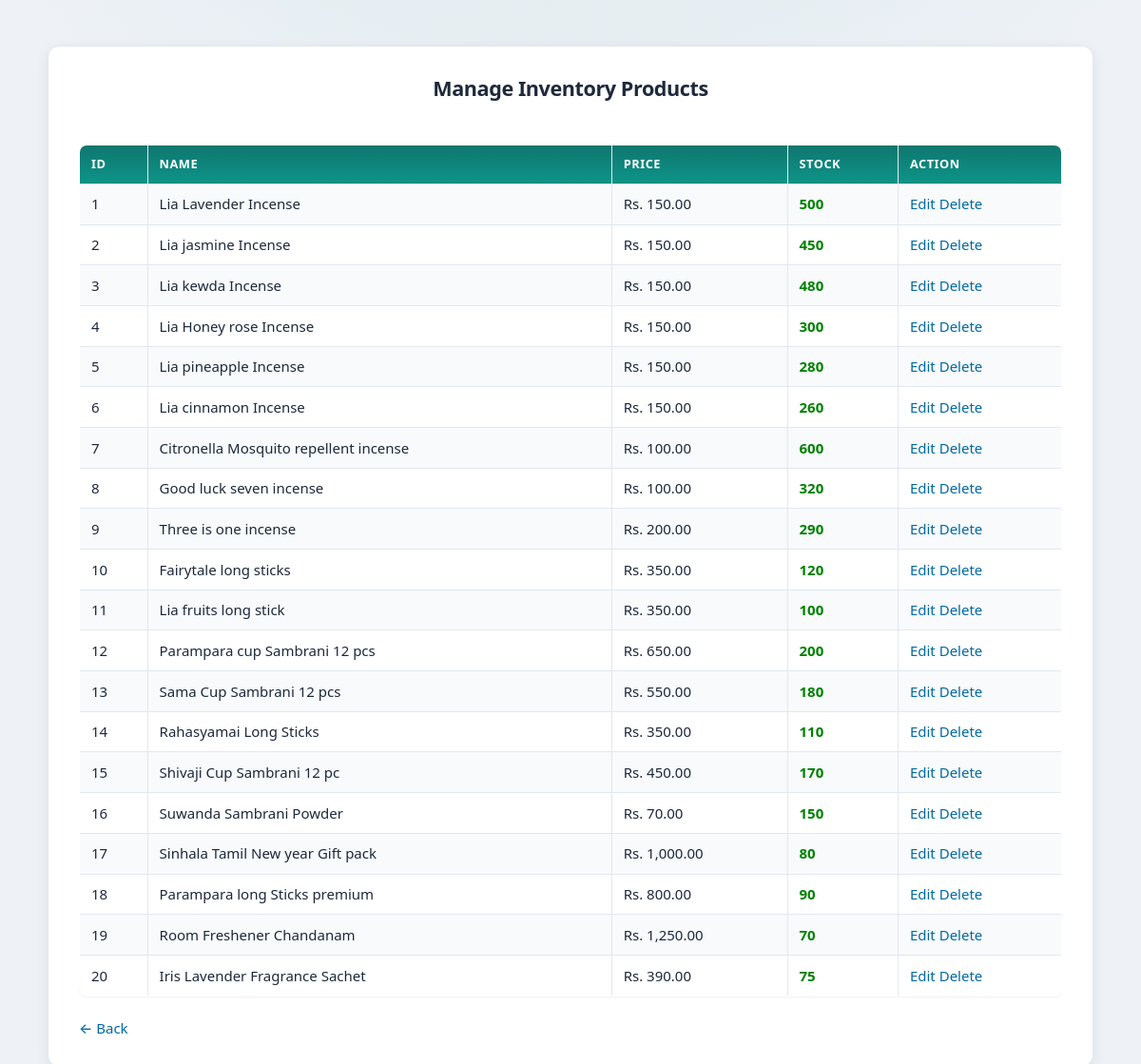
The page /manage_products_inventory.php (signed in) on the database its author committed.
### tables this page shows
CREATE TABLE IF NOT EXISTS `product` (
  `product_id` int NOT NULL AUTO_INCREMENT,
  `product_name` varchar(100) NOT NULL,
  `unit_price` decimal(10,2) NOT NULL,
  `category_id` int NOT NULL,
  `status` varchar(20) DEFAULT 'active',
  PRIMARY KEY (`product_id`),
  UNIQUE KEY `product_name` (`product_name`),
  KEY `category_id` (`category_id`)
);

### manage_products_inventory.php (the view, shortened to what this page needs)
<?php
include 'includes/config.php';
$result = mysqli_query($conn, "
SELECT
    p.product_id,
    p.product_name,
    p.unit_price,
    COALESCE(i.stock_quantity, 0) AS stock
FROM product p
LEFT JOIN inventory i ON p.product_id = i.product_id
WHERE p.status = 'active'
ORDER BY p.product_id ASC
");
?>
<!DOCTYPE html>
<html>
<head>
    <link rel="stylesheet" href="style.css">
</head>
<body>
<div class="login-box">
<h2>Manage Inventory Products</h2>
<br>
<table border="1" width="100%">
<tr>
    <th>ID</th>
    <th>Name</th>
    <th>Price</th>
    <th>Stock</th>
    <th>Action</th>
</tr>
<?php while($row = mysqli_fetch_assoc($result)): ?>
<tr>
    <td><?= $row['product_id']; ?></td>
    <td><?= htmlspecialchars($row['product_name']); ?></td>
    <td>Rs. <?= number_format($row['unit_price'], 2); ?></td>
    <td>
        <?php
        $stock = (int)$row['stock'];
        if($stock == 0){
            echo "<span class='low'>Out (0)</span>";
        }
        elseif($stock <= 10){
            echo "<span class='low'>Low ($stock)</span>";
        }
        elseif($stock <= 30){
            echo "<span class='medium'>$stock</span>";
        }
        else{
            echo "<span class='good'>$stock</span>";
        }
        ?>
    </td>
    <td>
        <a href="edit_product.php?id=<?= $row['product_id']; ?>">Edit</a>
        <a href="delete_product.php?id=<?= $row['product_id']; ?>"
           onclick="return confirm('Are you sure?')">Delete</a>
    </td>
</tr>
<?php endwhile; ?>
</table>
<br>
<a href="manage_inventory.php">← Back</a>
</div>
</body>
</html>

### style.css (style rules this page uses)
:root { --color-bg: #eef2f7; --color-bg-elevated: #ffffff; --color-text: #1e293b; --color-text-muted: #64748b; --color-primary: #0f766e; --color-primary-hover: #0d9488; --color-primary-soft: rgba(15, 118, 110, 0.12); --color-accent: #0369a1; --color-border: #e2e8f0; --color-success: #15803d; --color-danger: #b91c1c; --color-warning-bg: #fff7ed; --shadow-sm: 0 1px 2px rgba(15, 23, 42, 0.06); --shadow-md: 0 4px 14px rgba(15, 23, 42, 0.08); --shadow-lg: 0 12px 40px rgba(15, 23, 42, 0.1); --radius: 12px; --radius-sm: 8px; --font: system-ui, -apple-system, "Segoe UI", Roboto, "Helvetica Neue", Arial, sans-serif; --max-content: 1100px; }
*, *::before, *::after { box-sizing: border-box; }
html { -webkit-text-size-adjust: 100%; }
body { margin: 0; min-height: 100vh; padding: 1rem 1.25rem 2rem; font-family: var(--font); font-size: 15px; line-height: 1.5; color: var(--color-text); background: var(--color-bg); background-image: radial-gradient(ellipse 120% 80% at 50% -20%, rgba(15, 118, 110, 0.08), transparent 50%); }
h2 { margin: 0 0 1rem; font-weight: 600; font-size: 1.35rem; letter-spacing: -0.02em; text-align: center; color: var(--color-text); }
a { color: var(--color-accent); text-decoration: none; font-weight: 500; transition: color 0.15s ease; }
.login-box { width: 100%; max-width: var(--max-content); margin: 2rem auto; padding: 1.75rem 2rem; background: var(--color-bg-elevated); border-radius: var(--radius); box-shadow: var(--shadow-md); border: 1px solid var(--color-border); }
.login-box h2 { text-align: center; margin-bottom: 1.25rem; }
table { width: 100%; border-collapse: collapse; background: var(--color-bg-elevated); border-radius: var(--radius-sm); overflow: hidden; box-shadow: var(--shadow-sm); border: 1px solid var(--color-border); }
th { background: linear-gradient(180deg, #0f766e 0%, #0d9488 100%); color: #fff; padding: 0.65rem 0.75rem; text-align: left; font-size: 0.8rem; font-weight: 600; text-transform: uppercase; letter-spacing: 0.04em; }
td { padding: 0.6rem 0.75rem; border-bottom: 1px solid var(--color-border); text-align: left; }
tr:nth-child(even) { background: #f8fafc; }
tr:last-child td { border-bottom: none; }

### manage_products_inventory.php (style rules this page uses)
.good { color:green; font-weight:bold; }

### rows shown on the page
product: product_id "1", product_name "Lia Lavender Incense", unit_price "150.00", stock "500"
product: product_id "2", product_name "Lia jasmine Incense", unit_price "150.00", stock "450"
product: product_id "3", product_name "Lia kewda Incense", unit_price "150.00", stock "480"
product: product_id "4", product_name "Lia Honey rose Incense", unit_price "150.00", stock "300"
product: product_id "5", product_name "Lia pineapple Incense", unit_price "150.00", stock "280"
product: product_id "6", product_name "Lia cinnamon Incense", unit_price "150.00", stock "260"
product: product_id "7", product_name "Citronella Mosquito repellent incense", unit_price "100.00", stock "600"
product: product_id "8", product_name "Good luck seven incense", unit_price "100.00", stock "320"
product: product_id "9", product_name "Three is one incense", unit_price "200.00", stock "290"
product: product_id "10", product_name "Fairytale long sticks", unit_price "350.00", stock "120"
product: product_id "11", product_name "Lia fruits long stick", unit_price "350.00", stock "100"
product: product_id "12", product_name "Parampara cup Sambrani 12 pcs", unit_price "650.00", stock "200"
product: product_id "13", product_name "Sama Cup Sambrani 12 pcs", unit_price "550.00", stock "180"
product: product_id "14", product_name "Rahasyamai Long Sticks", unit_price "350.00", stock "110"
product: product_id "15", product_name "Shivaji Cup Sambrani 12 pc", unit_price "450.00", stock "170"
product: product_id "16", product_name "Suwanda Sambrani Powder", unit_price "70.00", stock "150"
product: product_id "17", product_name "Sinhala Tamil New year Gift pack", unit_price "1,000.00", stock "80"
product: product_id "18", product_name "Parampara long Sticks premium", unit_price "800.00", stock "90"
product: product_id "19", product_name "Room Freshener Chandanam", unit_price "1,250.00", stock "70"
product: product_id "20", product_name "Iris Lavender Fragrance Sachet", unit_price "390.00", stock "75"
